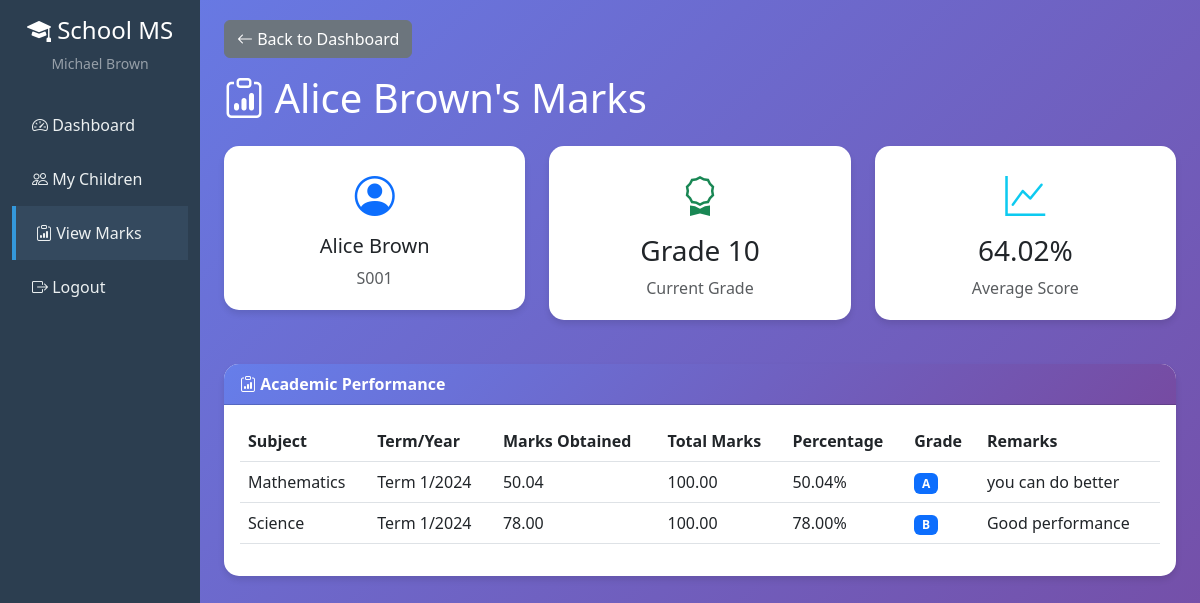
The app's page /parent/child/1/marks/ (signed in) with its own data.
### core/models.py (models this page shows, shortened)
class Student(models.Model):
    user = models.OneToOneField(User, on_delete=models.CASCADE, related_name='student_profile')
    admission_number = models.CharField(max_length=20, unique=True)
    date_of_birth = models.DateField()
    grade = models.CharField(max_length=10)
    parent = models.ForeignKey(User, on_delete=models.SET_NULL, null=True, blank=True,
                               related_name='children', limit_choices_to={'profile__user_type': 'parent'})

class Mark(models.Model):
    TERM_CHOICES = (
        ('1', 'Term 1'),
        ('2', 'Term 2'),
        ('3', 'Term 3'),
    )
    student = models.ForeignKey(Student, on_delete=models.CASCADE, related_name='marks')
    subject = models.ForeignKey(Subject, on_delete=models.CASCADE, related_name='marks')
    term = models.CharField(max_length=1, choices=TERM_CHOICES)
    year = models.IntegerField()
    marks_obtained = models.DecimalField(max_digits=5, decimal_places=2)
    total_marks = models.DecimalField(max_digits=5, decimal_places=2, default=100)
    grade = models.CharField(max_length=2, blank=True)
    remarks = models.TextField(blank=True, null=True)
    added_by = models.ForeignKey(Teacher, on_delete=models.SET_NULL, null=True, related_name='marks_added')
    created_at = models.DateTimeField(auto_now_add=True)
    updated_at = models.DateTimeField(auto_now=True)
    class Meta:
        unique_together = ['student', 'subject', 'term', 'year']
        ordering = ['-year', '-term', 'subject']
    def get_percentage(self):
        if self.total_marks > 0:
            return (self.marks_obtained / self.total_marks) * 100
        return 0

class Subject(models.Model):
    name = models.CharField(max_length=100)
    code = models.CharField(max_length=10, unique=True)
    description = models.TextField(blank=True, null=True)
    teacher = models.ForeignKey(Teacher, on_delete=models.SET_NULL, null=True, related_name='subjects')

### core/views.py (the view)
# urls.py: path('parent/child/<int:student_id>/marks/', views.parent_view_child_marks, name='parent_view_child_marks'),
@login_required
def parent_view_child_marks(request, student_id):
    if not hasattr(request.user, 'profile') or request.user.profile.user_type != 'parent':
        messages.error(request, 'Access denied.')
        return redirect('dashboard')
    student = get_object_or_404(Student, id=student_id, parent=request.user)
    marks = Mark.objects.filter(student=student).select_related('subject')
    if marks.exists():
        total_percentage = 0
        for mark in marks:
            total_percentage += mark.get_percentage()
        avg_percentage = total_percentage / marks.count()
    else:
        avg_percentage = 0
    context = {
        'student': student,
        'marks': marks,
        'avg_percentage': avg_percentage,
    }
    return render(request, 'parent_view_marks.html', context)

### templates/parent_view_marks.html (shortened to what this page needs)
{% extends 'base.html' %}
{% block sidebar %}
<li class="nav-item">
    <a class="nav-link" href="{% url 'parent_dashboard' %}">
        <i class="bi bi-speedometer2"></i> Dashboard
    </a>
</li>
<li class="nav-item">
    <a class="nav-link" href="{% url 'parent_dashboard' %}">
        <i class="bi bi-people"></i> My Children
    </a>
</li>
<li class="nav-item">
    <a class="nav-link active" href="#">
        <i class="bi bi-clipboard-data"></i> View Marks
    </a>
</li>
{% endblock %}
{% block content %}
<div class="mb-3">
    <a href="{% url 'parent_dashboard' %}" class="btn btn-secondary">
        <i class="bi bi-arrow-left"></i> Back to Dashboard
    </a>
</div>
<h1 class="mb-4 text-white"><i class="bi bi-clipboard-data"></i> {{ student.user.get_full_name }}'s Marks</h1>
<div class="row mb-4">
    <div class="col-md-4">
        <div class="stat-card text-center">
            <i class="bi bi-person-circle text-primary"></i>
            <h5 class="mt-2">{{ student.user.get_full_name }}</h5>
            <p class="text-muted mb-0">{{ student.admission_number }}</p>
        </div>
    </div>
    <div class="col-md-4">
        <div class="stat-card text-center">
            <i class="bi bi-award text-success"></i>
            <h3 class="mt-2">{{ student.grade }}</h3>
            <p class="text-muted mb-0">Current Grade</p>
        </div>
    </div>
    <div class="col-md-4">
        <div class="stat-card text-center">
            <i class="bi bi-graph-up text-info"></i>
            <h3 class="mt-2">{{ avg_percentage|floatformat:2 }}%</h3>
            <p class="text-muted mb-0">Average Score</p>
        </div>
    </div>
</div>
<div class="card">
    <div class="card-header">
        <i class="bi bi-clipboard-data"></i> Academic Performance
    </div>
    <div class="card-body">
        <div class="table-responsive">
            <table class="table table-hover">
                <thead>
                    <tr>
                        <th>Subject</th>
                        <th>Term/Year</th>
                        <th>Marks Obtained</th>
                        <th>Total Marks</th>
                        <th>Percentage</th>
                        <th>Grade</th>
                        <th>Remarks</th>
                    </tr>
                </thead>
                <tbody>
                    {% for mark in marks %}
                    <tr>
                        <td>{{ mark.subject.name }}</td>
                        <td>Term {{ mark.term }}/{{ mark.year }}</td>
                        <td>{{ mark.marks_obtained }}</td>
                        <td>{{ mark.total_marks }}</td>
                        <td>{{ mark.get_percentage|floatformat:2 }}%</td>
                        <td><span class="badge bg-primary">{{ mark.grade }}</span></td>
                        <td>{{ mark.remarks|default:"No remarks" }}</td>
                    </tr>
                    {% empty %}
                    <tr>
                        <td colspan="7" class="text-center text-muted">No marks available yet</td>
                    </tr>
                    {% endfor %}
                </tbody>
            </table>
        </div>
    </div>
</div>
{% endblock %}

### templates/base.html (shortened to what this page needs)
<!DOCTYPE html>
<html lang="en">
<head>
    <link href="https://cdn.jsdelivr.net/npm/bootstrap@5.3.0/dist/css/bootstrap.min.css" rel="stylesheet">
    <link rel="stylesheet" href="https://cdn.jsdelivr.net/npm/bootstrap-icons@1.10.0/font/bootstrap-icons.css">
</head>
<body>
    {% if user.is_authenticated %}
    <div class="container-fluid">
        <div class="row">
            <nav class="col-md-2 d-md-block sidebar">
                <div class="position-sticky pt-3">
                    <div class="text-center mb-4">
                        <h4 class="text-white"><i class="bi bi-mortarboard-fill"></i> School MS</h4>
                        <p class="text-white-50 small">{{ user.get_full_name|default:user.username }}</p>
                    </div>
                    <ul class="nav flex-column">
                        {% block sidebar %}{% endblock %}
                        <li class="nav-item mt-auto">
                            <a class="nav-link" href="{% url 'logout' %}">
                                <i class="bi bi-box-arrow-right"></i> Logout
                            </a>
                        </li>
                    </ul>
                </div>
            </nav>
            <main class="col-md-10 ms-sm-auto px-md-4 content-wrapper">
                {% block content %}{% endblock %}
            </main>
        </div>
    </div>
    {% endif %}
</body>
</html>

### templates/base.html (style rules this page uses)
body { min-height: 100vh; background: linear-gradient(135deg, #667eea 0%, #764ba2 100%); }
.sidebar { min-height: 100vh; background-color: #2c3e50; }
.sidebar a { color: #ecf0f1; text-decoration: none; padding: 15px 20px; display: block; transition: all 0.3s; }
.sidebar a:hover, .sidebar a.active { background-color: #34495e; border-left: 4px solid #3498db; }
.content-wrapper { padding: 20px; }
.card { border: none; border-radius: 15px; box-shadow: 0 4px 6px rgba(0, 0, 0, 0.1); margin-bottom: 20px; }
.card-header { background: linear-gradient(135deg, #667eea 0%, #764ba2 100%); color: white; border-radius: 15px 15px 0 0 !important; font-weight: bold; }
.stat-card { background: white; border-radius: 15px; padding: 20px; margin-bottom: 20px; box-shadow: 0 4px 6px rgba(0, 0, 0, 0.1); }
.stat-card i { font-size: 2.5rem; }
.table { background: white; }

### records on screen
Student: user.get_full_name "Alice Brown", admission_number "S001", grade "Grade 10"
Mark: subject.name "Mathematics", term "1", year "2024", marks_obtained "50.04", total_marks "100.00", get_percentage "50.04", grade "A", remarks "you can do better"
Mark: subject.name "Science", term "1", year "2024", marks_obtained "78.00", total_marks "100.00", get_percentage "78.00", grade "B", remarks "Good performance"

### other values on screen
{{ user.get_full_name|default:user.username }} "Michael Brown"
{{ avg_percentage|floatformat:2 }} "64.02"
